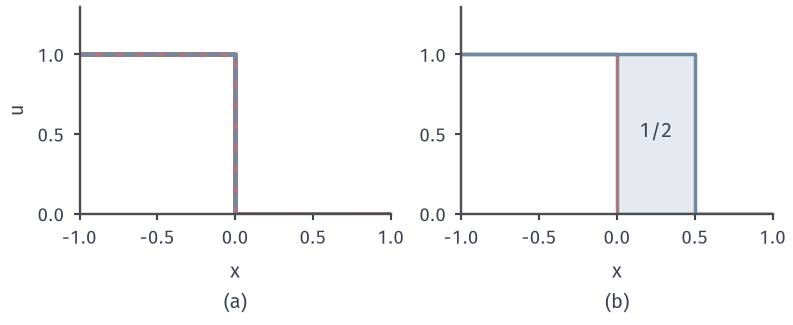

This figure's Python source:
from pathlib import Path
import sys
ROOT = next(p for p in Path(__file__).resolve().parents if (p/'build.sh').is_file() and (p/'tex/book.tex').is_file())
sys.path.insert(0, str(ROOT/'figures/06-differential-equations/02-partial-differential-equations/matplotlib/cons-common'))
from cons_common import *
# Target: for step (1,0) on [-1,1]x[0,1], the jump speed changes the mass ledger; only s=1/2 balances inflow 1/2.
fig, axs = figure(width_mm=112, height_mm=46, ncols=2)
for ax,s,l in zip(axs,(0,.5),'ab'):
    style(ax); x=np.array([-1,s,s,1]); u=np.array([1,1,0,0]); 
    if s>0: ax.fill_between([0,s],[0,0],[1,1],color=BLUE_FILL,lw=0)
    ax.plot([-1,0,0,1],[1,1,0,0],color=RED,lw=2.0 if s==0 else 1.4)
    ax.plot(x,u,color=BLUE,lw=1.4, ls=(0,(4,2)) if s==0 else '-')
    ax.set_xlim(-1,1); ax.set_ylim(0,1.3); sub(ax,l,'$x$')
axs[0].set_ylabel('$u$')
axs[1].text(.25,.48,'$1/2$',ha='center')
save(fig, HERE(__file__), 'figure', {'formula':'step 1|0, jump at x=st with s=0 and s=1/2 at t=1'})
